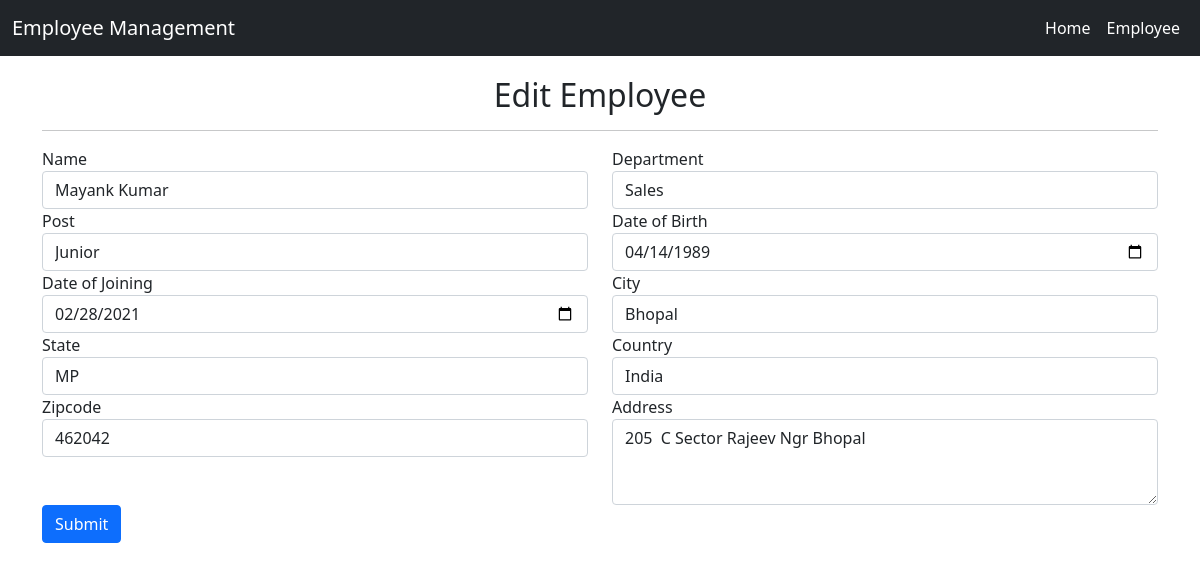
Page /employee-edit/4 on the committed database.
### EMS/models.py (models this page shows, shortened)
class Employee(models.Model):
    name = models.CharField(max_length=100, null=True, blank=True)
    dob = models.DateField(null=True, blank=True)
    doj = models.DateField(null=True, blank=True)
    department = models.CharField(max_length=100, null=True, blank=True)
    post = models.CharField(max_length=100, null=True, blank=True)
    address = models.CharField(max_length=100, null=True, blank=True)
    city = models.CharField(max_length=100, null=True, blank=True)
    country = models.CharField(max_length=100, null=True, blank=True)
    zipcode = models.CharField(max_length=100, null=True, blank=True)
    state = models.CharField(max_length=100, null=True, blank=True)
    active = models.BooleanField(default=True)
    leave_count = models.IntegerField(null=True, blank=True, default=0)
    on_leave = models.BooleanField(default=False)

### EMS/views.py (the view, shortened to what this page needs)
# urls.py: path('employee-edit/<int:pid>', edit_employee, name="edit_employee"),
def edit_employee(request, pid):
    emp_data =Employee.objects.get(id=pid)
    return render(request, 'edit_employeee.html', {'emp_data':emp_data})

### EMS/templates/edit_employeee.html (shortened to what this page needs)
{% extends 'home.html' %}
{% block body %}
<div class="container">
    <h2 style="margin-top:20px" align="center">Edit Employee</h2><hr>
<form method="post" action="" enctype="multipart/form-data">
    <div class="row">
    <div class="form-group col-md-6">
      <label for="inputEmail4">Name</label>
      <input type="text" class="form-control"  name="name" id="inputEmail4" value="{{emp_data.name}}" required placeholder="Enter Full Name">
    </div>
    <div class="form-group col-md-6">
      <label for="inputPassword4">Department</label>
      <input type="text" class="form-control" name="department" id="inputPassword4" value="{{emp_data.department}}" required placeholder="Department">
    </div>
  </div>
    <div class="row">
    <div class="form-group col-md-6">
      <label for="inputEmail4">Post</label>
      <input type="text" class="form-control" name="post" id="inputEmail4" value="{{emp_data.post}}" required placeholder="Post">
    </div>
    <div class="form-group col-md-6">
      <label for="inputPassword4">Date of Birth</label>
      <input type="date" class="form-control" name="dob" id="inputPassword4"  value="{{emp_data.dob|date:"Y-m-d"}}" required>
    </div>
    </div>
    <div class="row">
    <div class="form-group col-md-6">
      <label for="inputEmail4">Date of Joining</label>
      <input type="date" class="form-control" name="doj" id="inputEmail4" value="{{emp_data.doj|date:"Y-m-d"}}" required>
    </div>
    <div class="form-group col-md-6">
      <label for="inputPassword4">City</label>
      <input type="text" class="form-control" name="city" id="inputPassword4"  value="{{emp_data.city}}" required placeholder="Enter City">
    </div>
    </div>
    <div class="row">
        <div class="form-group col-md-6">
          <label for="inputEmail4">State</label>
          <input type="text" class="form-control" name="state" id="inputEmail4" value="{{emp_data.state}}" required placeholder="Enter State">
        </div>
        <div class="form-group col-md-6">
          <label for="inputPassword4">Country</label>
          <input type="text" class="form-control" name="country" id="inputPassword4" value="{{emp_data.country}}" required placeholder="Enter Country">
        </div>
    </div>
    <div class="row">
        <div class="form-group col-md-6">
          <label for="inputEmail4">Zipcode</label>
          <input type="text" class="form-control" name="zipcode" id="inputEmail4" value="{{emp_data.zipcode}}" required placeholder="Enter zipcode">
        </div>
        <div class="form-group col-md-6">
            <label for="exampleFormControlTextarea1">Address</label>
            <textarea class="form-control" id="exampleFormControlTextarea1" name="address" rows="3">{{emp_data.address}}</textarea>
        </div>
    </div>
  <button type="submit" class="btn btn-primary">Submit</button>
</form>
</div>
{% endblock  %}

### rows in the picture
Employee: name "Mayank Kumar", department "Sales", post "Junior", dob "04/14/1989", doj "02/28/2021", city "Bhopal", state "MP", country "India", zipcode "462042", address "205 C Sector Rajeev Ngr Bhopal"
